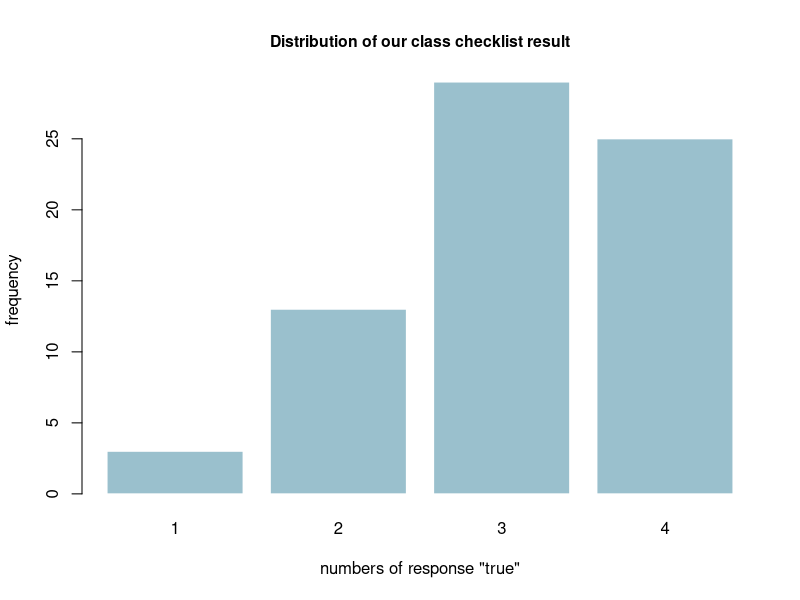
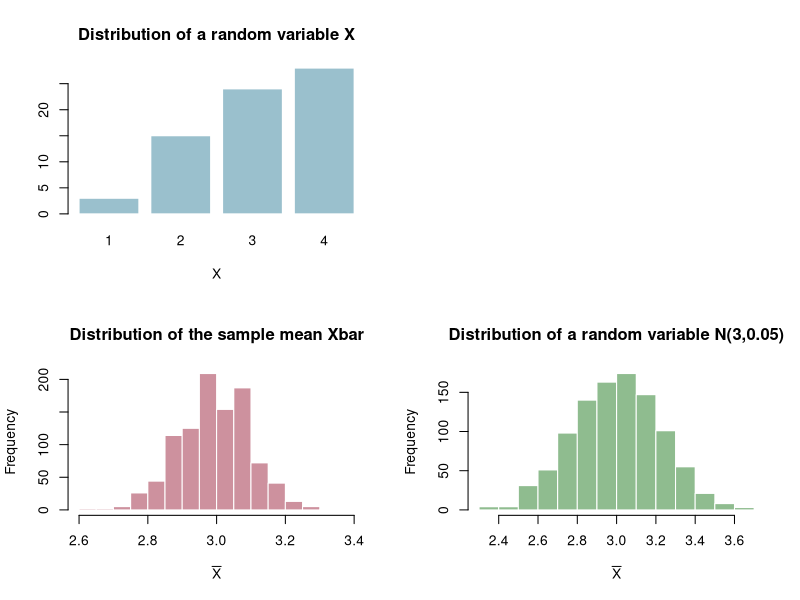

These charts were generated, in order, by the following R code:
## ---- chunk 1
knitr::opts_chunk$set(echo = TRUE)
## ---- chunk 2
setwd("~/Documents/GitHub/NDH802")
## ---- chunk 3
# Set up the parameters
prob = 0.75
n = 70
size = 4
nsim = 1000
mean = rep(NA, nsim)
data = matrix(NA, ncol = n, nrow = nsim)
set.seed(80221)
ourclass = rbinom(n=n, size = size, prob = prob)
mean_ourclass = round(mean(ourclass),1)
## ---- chunk 4
barplot(table(ourclass), main = "Distribution of our class checklist result", cex.main = 0.95,
        col = "lightblue3", border = FALSE, xlab = 'numbers of response "true"', ylab = "frequency")
## ---- chunk 5
#Simulate data
for (i in 1:nsim) {
  data[i,] = rbinom(n=n, size = size, prob = prob)
  mean[i] = mean(data[i,])
}

sigma = sqrt(prob*(1-prob)/size)

#Visualization
par(mfrow = c(2,2))
layout(matrix(c(1,0,2,3), 2, 2, byrow = TRUE))
barplot(table(data[276,]), main = "Distribution of a random variable X", col = "lightblue3", xlab = "X", border = FALSE)
hist(mean, main = "Distribution of the sample mean Xbar", breaks = 15, xlab = expression(bar(X)), col = "pink3", border = FALSE)
hist(rnorm(nsim, mean = size*prob, sd = sigma), breaks = 15,
     main = paste("Distribution of a random variable N(", size*prob,",",round(sigma^2,2),")",sep = ""),
     col = "darkseagreen", border = FALSE, xlab = expression(bar(X)))
